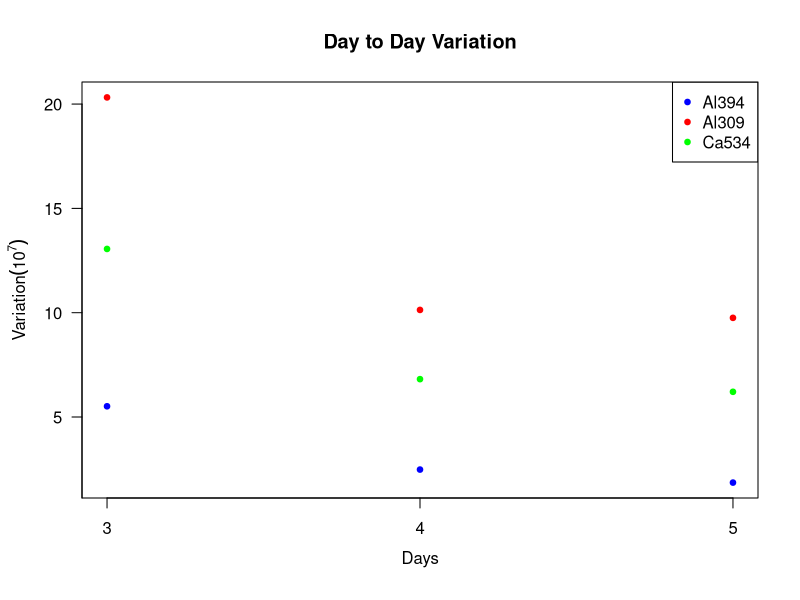

This chart was generated by the following R code:
setwd("~/Documents/Anjali Gupta/University of Auckland/Research/ESR/Experiment_VariationComparison/ExcelData")

days <- 3:5
var_days_Al309 <- c(203200549.3, 101333333.3, 97532622.92)
var_days_Al394 <- c(55143772.5, 24805183.17, 18563693.25)
var_days_Ba493 <- c(3058621, 2023153.833, 1679063.917)
var_days_Ca534 <- c(130564784.3, 68148808.92, 62083333.33)
data_var <- as.data.frame(days)
data_var <- cbind(data_var, var_days_Al309, var_days_Al394, var_days_Ba493, var_days_Ca534)

ylab1 <- parse(text=paste("Variation (10", "^7)"))
pdf(paste("DayToDayVariationPlot_v3", "pdf", sep="."))#, family = "Calibri Light"
plot(days, var_days_Al394/10000000, col="blue", cex=0.75, xlim=c(3,5), ylim=c(min(var_days_Al394/10000000, var_days_Al309/10000000), max(var_days_Al394/10000000, var_days_Al309/10000000)), las=1, 
     xlab="", ylab="", main="Day to Day Variation", axes=F, pch = 19)
points(days, var_days_Al309/10000000, col="red", cex=0.75, pch = 19)
#points(days, var_days_Ba493/10000000, col="green", cex=0.5, pch = 19)
points(days, var_days_Ca534/10000000, col="green", cex=0.75, pch = 19)
legend("topright", legend=c("Al394", "Al309", "Ca534"), col=c("blue", "red", "green"), bty="o", cex=1, pch=19, pt.cex=0.75)#"green" "Ba493",
box()
axis(1, at=c(3,4,5), labels=seq(3,5,1))
axis(2, at=seq(0,20,5), las=1)
title(ylab=ylab1, line=2.5, cex.lab=1)
title(xlab="Days", line=2.5, cex.lab=1)
graphics.off()
